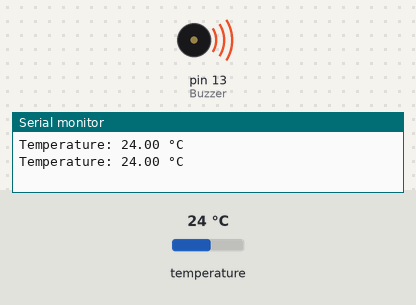
The sketch below on a simulated Arduino Uno, built with avr-gcc and run on an emulated ATmega328P. Parts: buzzer (waves = sounding), the last lines printed to the serial monitor. The inputs (shaded band) are chosen by the test bench; at power-on: temperature 24 °C.

Above: at 2.8 s.
2.9 s: temperature set to 20.7 °C
4.7 s: temperature set to 19.7 °C
At 6.9 s:
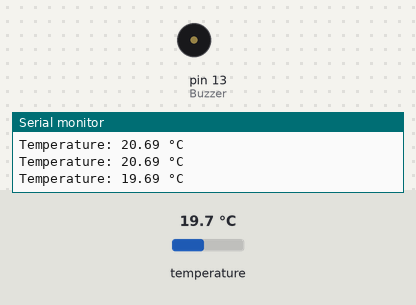
7.3 s: temperature set to 28 °C
At 8.7 s:
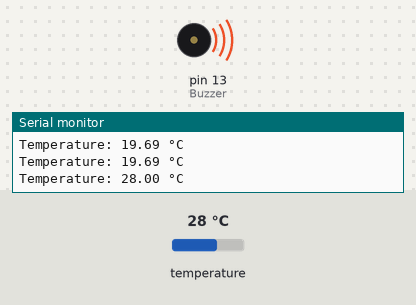
9.8 s: temperature set to 12 °C
At 11.7 s:
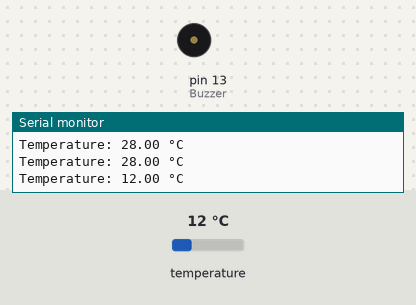
Timing chart, 0 to 13.2 s (numbered marks = the images above; inputs shaded):
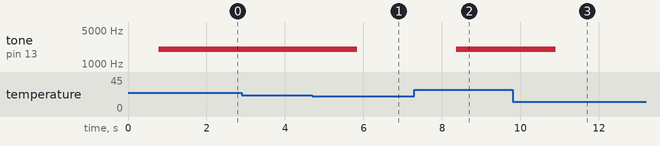

Measured:
- the behaviour switches between 20.1 and 20 °C on temperature (found by bisection; images 0 and 1)
- after the input at 4.7 s, tone on pin 13 (Buzzer): 2000 Hz → silent after 1.1 s
- after the input at 7.3 s, tone on pin 13 (Buzzer): silent → 2000 Hz after 1.1 s
- after the input at 9.8 s, tone on pin 13 (Buzzer): 2000 Hz → silent after 1.1 s

The sketch:

cam-bien-nhiet-do-so.ino
```cpp
#include<OneWire.h>
#include<DallasTemperature.h>

int DS18B20 = 2;
int Buzzer = 13;

OneWire oneWire(DS18B20);
DallasTemperature sensors(&oneWire);

void setup() {
  Serial.begin(9600);
  sensors.begin();
  pinMode(Buzzer, OUTPUT);
}

void loop() {
  sensors.requestTemperatures();
  float tempC = sensors.getTempCByIndex(0);
  Serial.print("Temperature: ");
  Serial.print(tempC);
  Serial.print(" \xC2\xB0");
  Serial.println("C");

  if(tempC > 20){
    tone(Buzzer, 2000);
  }
  else {
    noTone(Buzzer);
  }
  delay(500);
}
```
